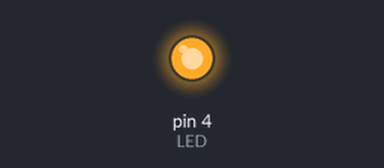
Bench run of a sketch on a simulated Arduino Uno, built with avr-gcc and run on an emulated ATmega328P. Shown: output pins drawn as LEDs (lit = HIGH).

Above: at 0.1 s.
Timing chart, 0 to 1.6 s (numbered marks = the images above):
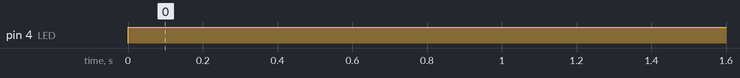

Measured:
- by itself, pin 4 (LED): LOW → HIGH at 0.00 s

The sketch:

LED_light_up.ino
```cpp
#define LED 4
void setup() {
  pinMode(LED, OUTPUT);
}

void loop() {
  digitalWrite(LED, HIGH);
}
```
